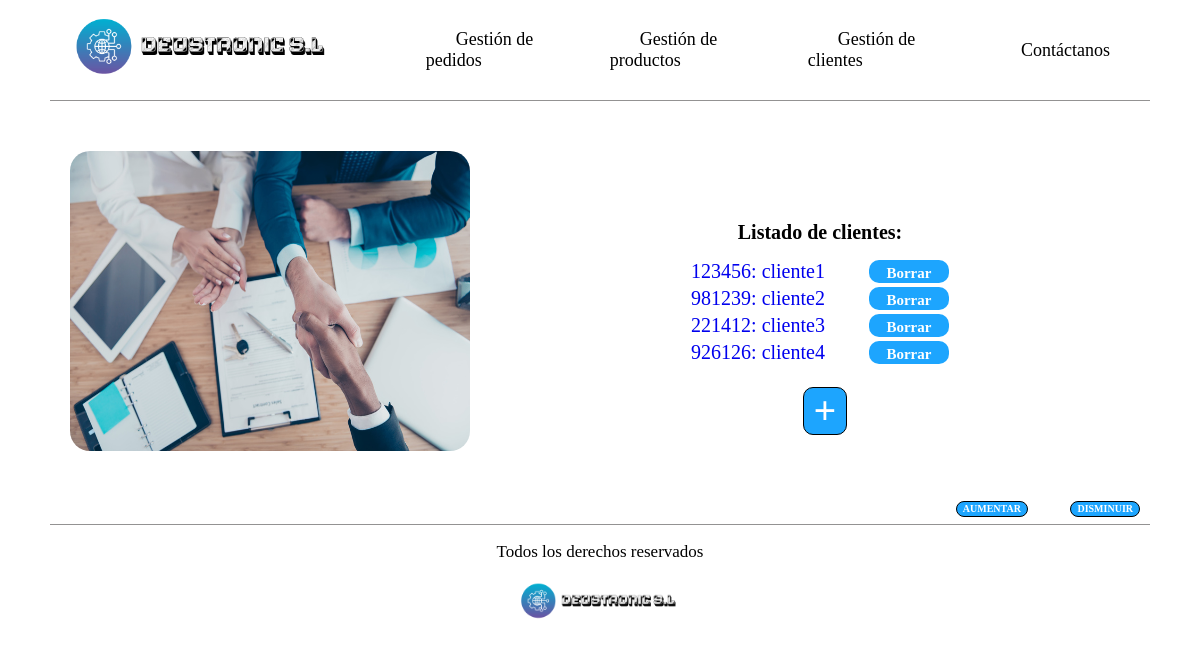
The app's page /deustronic/cliente/ with its own data.
### empresaDjango/models.py (models this page shows, shortened)
class Cliente(models.Model):
    cif = models.CharField(max_length=10, unique=True)
    nombre_empresa = models.CharField(max_length=10)
    direccion = models.CharField(max_length=50)
    contacto = models.CharField(max_length=10)

### empresaDjango/views.py (the view)
# urls.py: path('cliente/', views.index_cliente, name='index_cli'),
def index_cliente(request):
    clientes = Cliente.objects.all()
    return render(request, 'index_cliente.html', {'listado_clientes': clientes})

### empresaDjango/templates/index_cliente.html
{% extends 'base.html' %}
{% load static %}
{% block contenido %}
    <div class="contenedor-principal-index">
        <div class="parte-izquierda">
            <img src="{% static 'images/clientes.jpg' %}" alt="Foto representando un trato con clientes"/>
        </div>
        <div class="parte-derecha">
            <h1>Listado de clientes:</h1>
            <table class="listados">
                {% for c in listado_clientes %}
                    <tr>
                        <td>
                            <a href="{% url 'detail_cli' c.cif %}">
                                {{ c.cif }}: {{ c.nombre_empresa }}
                            </a>
                        </td>
                        <td><div class="boton_borrar"><a href="{% url 'borrar_cliente' c.cif %}"> Borrar </a></div></td>
                    </tr>
                {% endfor %}
            </table>
            <div class="boton_crear_clientes boton">
                <a href="{% url 'cliente_create' %}"> + </a>
            </div>
        </div>
    </div>
{% endblock %}

### empresaDjango/static/css/styles.css (style rules this page uses)
html { box-sizing: border-box; font-size: 62.5%; background-color: white; }
*, *:before, * after { box-sizing: inherit; }
a { text-decoration: none; }
.boton { background-color: #1DA5FE; transition: background-color 0.3s ease; border: 0.1rem solid black; }
.boton a { color: white; }
.contenedor-principal-index { margin: 2rem 5rem 1rem 5rem; display: grid; height: 37rem; grid-template-columns: 40% 60%; }
.parte-izquierda { display: flex; margin-left: 2rem; margin-top: 3rem; align-items: center; height: 30rem; }
.parte-izquierda img { border-radius: 2rem; width: 40rem; height: 30rem; }
.parte-derecha { display: flex; flex-direction: column; align-items: center; justify-content: center; height: 40rem; }
.listados { font-size: 2rem; margin-bottom: 1rem; display: flex; }
.boton_crear_clientes { font-size: 4rem; font-weight: bolder; background-color: #1DA5FE; border-radius: 1rem; margin-left: 3rem; margin-right: 2rem; margin-top: 1rem; }
.boton_crear_clientes a { color: white; margin-left: 1rem; margin-right: 1rem; }
.boton_borrar { font-weight: bolder; background-color: #1DA5FE; width: 8rem; border-radius: 1rem; margin-left: 4rem; text-align: center; justify-content: center; }
.boton_borrar a { color: white; font-size: 1.5rem; }

### records on screen
Cliente: cif "123456", nombre_empresa "cliente1"
Cliente: cif "981239", nombre_empresa "cliente2"
Cliente: cif "221412", nombre_empresa "cliente3"
Cliente: cif "926126", nombre_empresa "cliente4"
